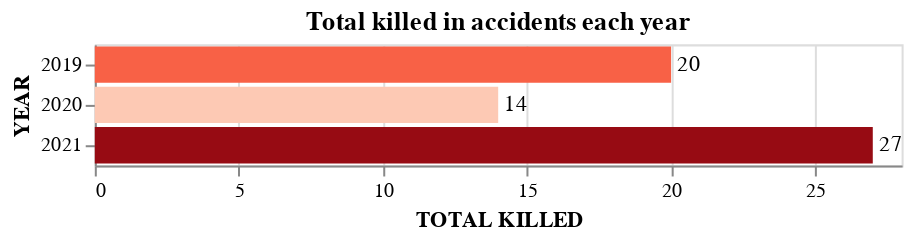

The code cell stored with this chart in its notebook:
### Markdown cell above
Amb aquest nou dataframe creat podem contestar a les 2 següents preguntes, tractarem diferent el nombre de ferits que el nombre de morts, ja que les dades dels morts no són suficientment significatives per trobar una relació (hora, día)

### Code cell
bars = alt.Chart(merged_by_hour).mark_bar().encode(
    y=alt.Y('year(CRASH DATETIME):N', title='YEAR'),
    x='sum(KILLED):Q',
    color=alt.Color('sum(KILLED):Q',legend=None, scale=alt.Scale(scheme='reds'))
)
text = alt.Chart(merged_by_hour).mark_text(
    align='left',
    baseline='middle',
    dx=3
).encode(
    y=alt.Y('year(CRASH DATETIME):N', title='YEAR'),
    x=alt.X('sum(KILLED):Q', title='TOTAL KILLED', axis=alt.Axis(values=[0,5,10,15,20,25]) ),
    text='sum(KILLED):Q'
)

(bars + text).properties(title="Total killed in accidents each year")

### Figure 1 — Vega-Lite specification as saved in the notebook (floating-point values rounded to 4 significant figures; data arrays with more than 128 entries replaced by an {"elided": "..."} marker saying what was removed)
{"config": {"view": {"continuousWidth": 400, "continuousHeight": 300}}, "layer": [{"mark": "bar", "encoding": {"color": {"aggregate": "sum", "field": "KILLED", "legend": null, "scale": {"scheme": "reds"}, "type": "quantitative"}, "x": {"aggregate": "sum", "field": "KILLED", "type": "quantitative"}, "y": {"field": "CRASH DATETIME", "timeUnit": "year", "title": "YEAR", "type": "nominal"}}}, {"mark": {"type": "text", "align": "left", "baseline": "middle", "dx": 3}, "encoding": {"text": {"aggregate": "sum", "field": "KILLED", "type": "quantitative"}, "x": {"aggregate": "sum", "axis": {"values": [0, 5, 10, 15, 20, 25]}, "field": "KILLED", "title": "TOTAL KILLED", "type": "quantitative"}, "y": {"field": "CRASH DATETIME", "timeUnit": "year", "title": "YEAR", "type": "nominal"}}}], "data": {"name": "data-ecac457542be3e4c2af4771479ef5561"}, "title": "Total killed in accidents each year", "$schema": "https://vega.github.io/schema/vega-lite/v4.17.0.json", "datasets": {"data-ecac457542be3e4c2af4771479ef5561": {"elided": "2124 records"}}}
